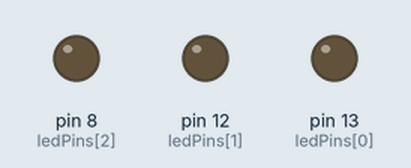
Simulated run of this sketch. Board: Arduino Uno, built with avr-gcc and run on an emulated ATmega328P. On the bench: output pins drawn as LEDs (lit = HIGH).

Above: at 0.5 s.
At 2.5 s:
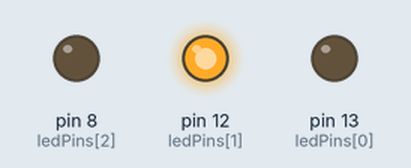
At 3.5 s:
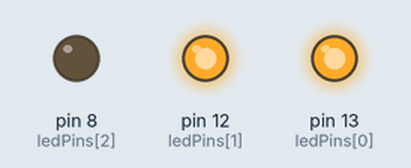
At 4.5 s:
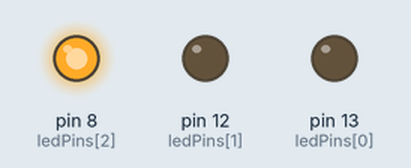
At 6.5 s:
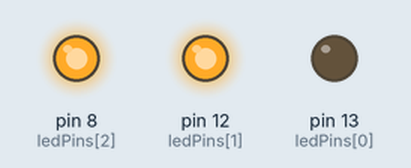
At 9.5 s:
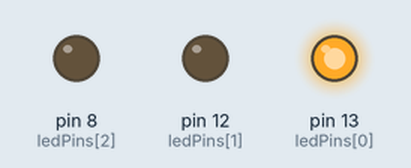
Timing chart, 0 to 10.4 s (numbered marks = the images above):
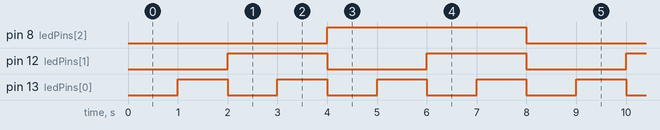

Measured:
- by itself, pin 8 (ledPins[2]): alternates HIGH for 4.0 s and LOW for 4.0 s
- by itself, pin 12 (ledPins[1]): alternates HIGH for 2.0 s and LOW for 2.0 s
- by itself, pin 13 (ledPins[0]): alternates HIGH for 1.0 s and LOW for 1.0 s

The sketch:

0-a-7.ino
```cpp
// C++ code
//
int ledPins[] = {13, 12, 8}; // Portas dos LEDs
int contador = 0; // Valor inicial do contador

void setup() {
  for (int i = 0; i < 3; i++) {
    pinMode(ledPins[i], OUTPUT); // Configura cada porta como saída
  }
}

void loop() {
  for (int i = 0; i < 3; i++) {
    digitalWrite(ledPins[i], bitRead(contador, i)); // Configura o estado de cada LED
  }
  contador++; // Incrementa o contador
  if (contador > 7) contador = 0; // Reseta o contador se ele passar de 7
  delay(1000); // Aguarda 1 segundo
}
```
